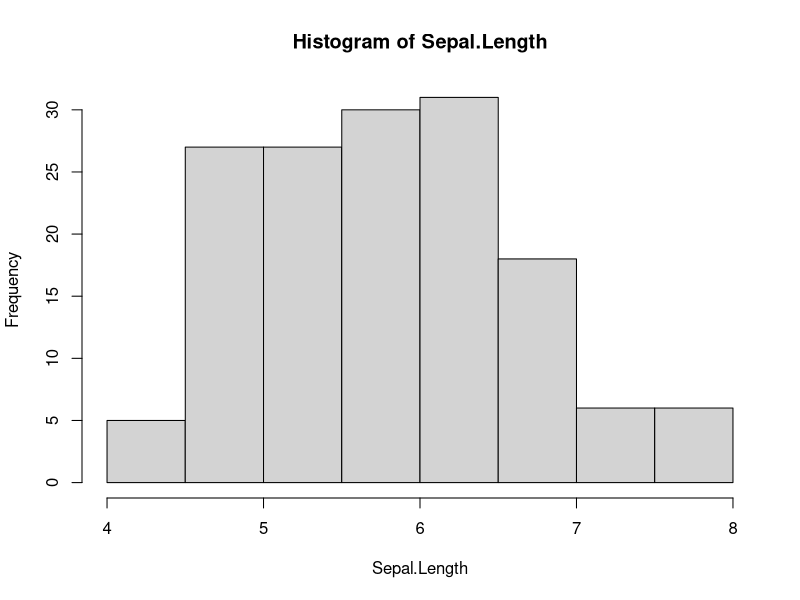
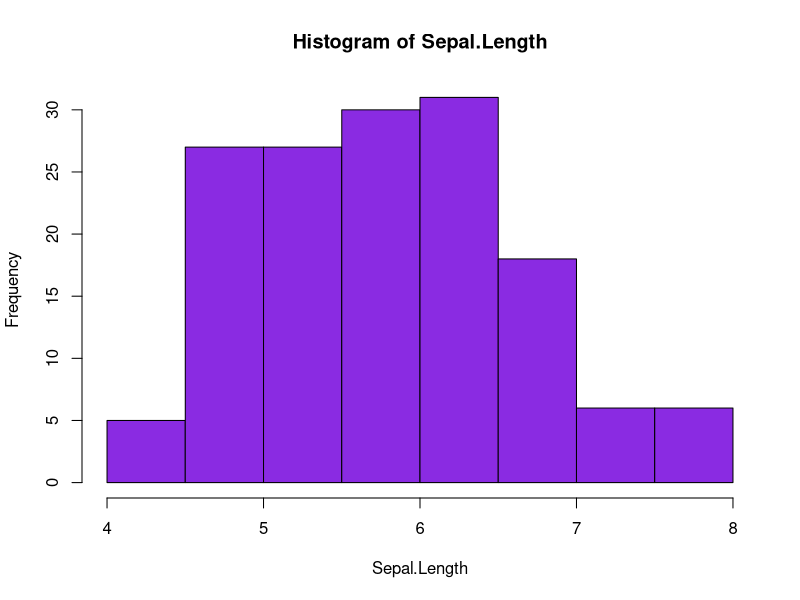
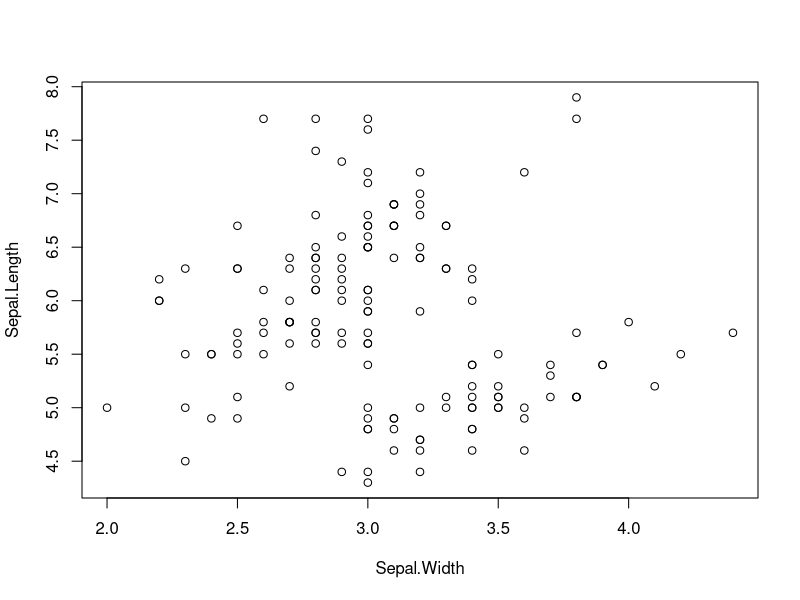
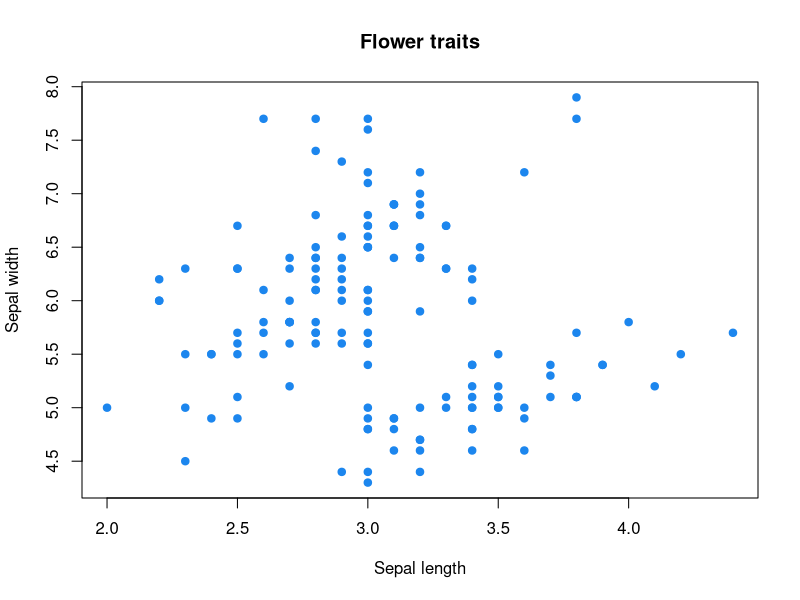
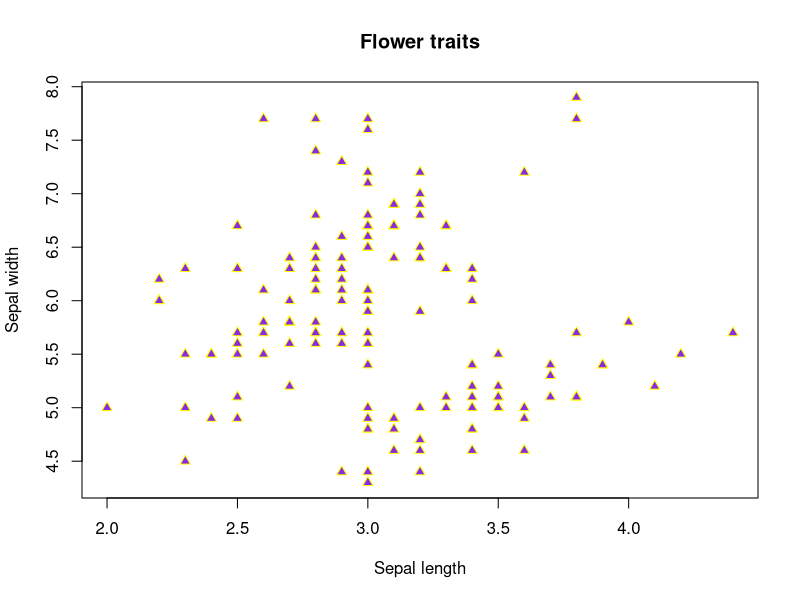
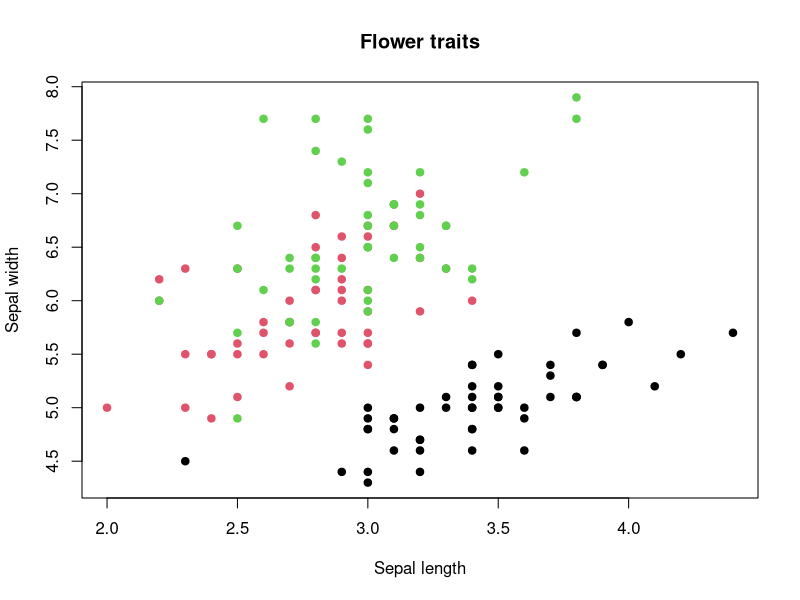
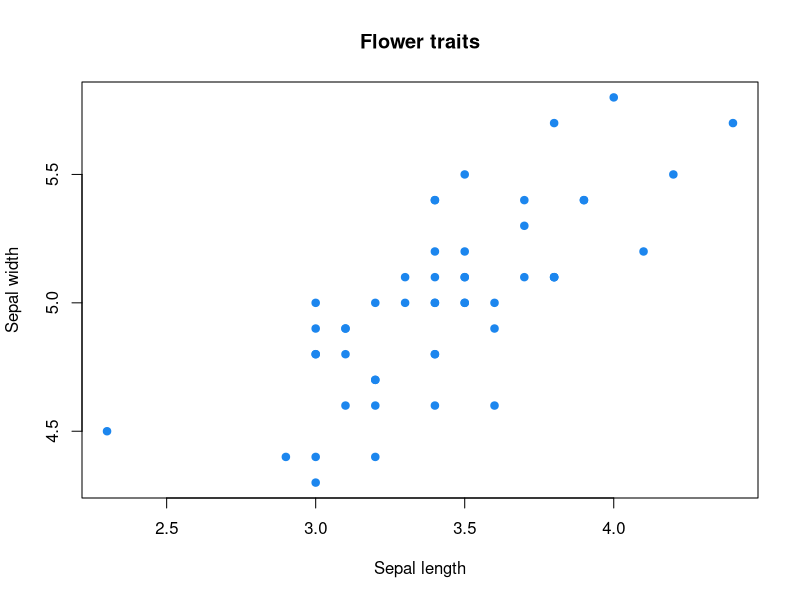

Source code (R) for these figures, in order:
## ---- chunk 1
knitr::opts_chunk$set(
	echo = TRUE,
	message = FALSE,
	warning = FALSE
)
## ---- chunk 2
data(iris)
attach(iris)
names(iris)
## ---- chunk 3
head(iris)
## ---- chunk 4
#Examining variable levels
levels(Species)

#Creating an object to quantify how many levels do we have
spp<-levels(Species)
length(spp)
## ---- chunk 5
hist(Sepal.Length)
## ---- chunk 6
hist(Sepal.Length, col="blueviolet")
## ---- chunk 7
plot(Sepal.Length~Sepal.Width)
## ---- chunk 8
plot(Sepal.Length~Sepal.Width, main="Flower traits", xlab="Sepal length", ylab="Sepal width", col="dodgerblue2", pch=19)
#Changing shape and border color
plot(Sepal.Length~Sepal.Width, main="Flower traits", xlab="Sepal length", ylab="Sepal width", col="yellow", bg="blueviolet", pch=24)
#Coloring each species with a different color
plot(Sepal.Length~Sepal.Width, main="Flower traits", xlab="Sepal length", ylab="Sepal width", col=iris$Species, pch=19)
## ---- chunk 9
#Subsetting data
dataS<-subset(iris, Species=="setosa")
#And making the plot:
plot(Sepal.Length~Sepal.Width, main="Flower traits", xlab="Sepal length", ylab="Sepal width", col="dodgerblue2", pch=19, data=dataS)
## ---- chunk 10
sessionInfo()
